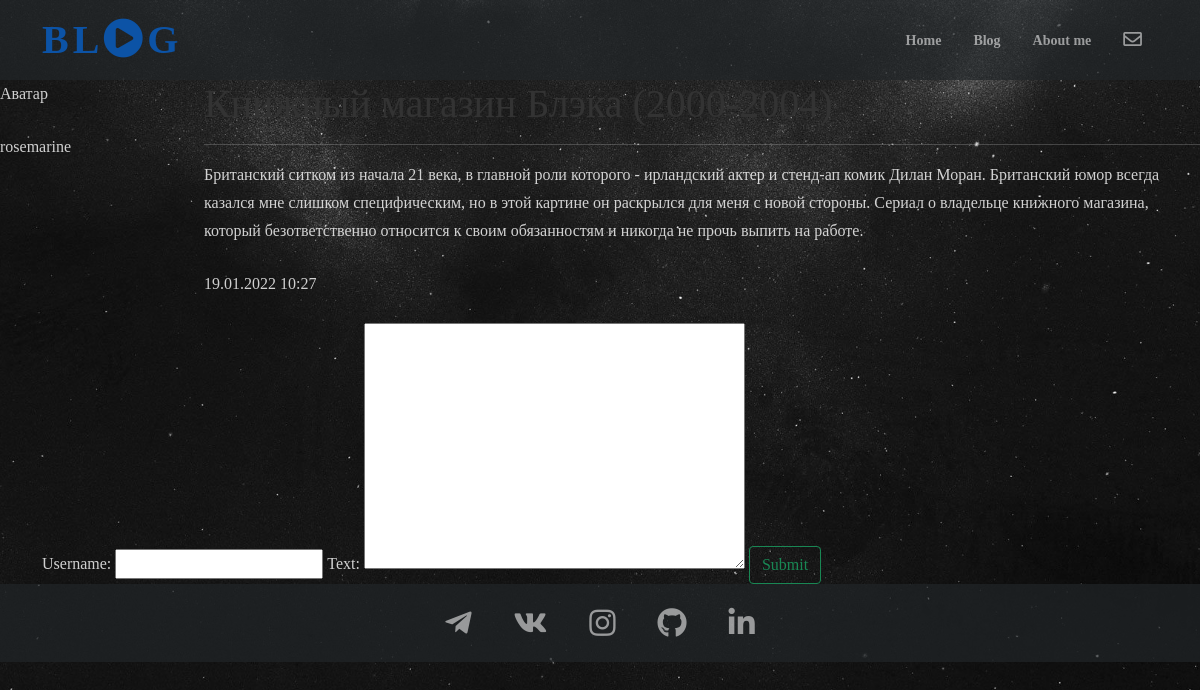
Screenshot of /post/15/ with the database file from the repository.
### snblog/models.py (models this page shows, shortened)
class Post(models.Model):
    author = models.ForeignKey(settings.AUTH_USER_MODEL, on_delete=models.CASCADE) #поле автора, в которое попадает имя юзера, который создает пост, а также способ удаления поста
    title = models.CharField(max_length=150) #поле названия поста с ограничением в 150 символов
    text = models.TextField() #поле текста
    created = models.DateTimeField(default=timezone.now) #поле даты создания поста с указанием времени создания поста по текущему часовому поясу
    image = models.ImageField(upload_to="images/", null=True, blank=True)

### snblog/views.py (the view)
# urls.py: path("post/<int:pk>/", views.post, name="post_detail")
def post(request, pk):
    post = get_object_or_404(Post, pk=pk)
    comments = post.comment.filter(active=True)
    form = CommentForm
    if request.method == "POST":
        form = CommentForm(data=request.POST)
        if form.is_valid():
            comment = form.save(commit=False)
            comment.post = post
            comment.save()
    return render(request, "snblog/post_detail.html", {"post": post,
                                                       "comments": comments,
                                                       "form": form
                                                       })

### snblog/templates/snblog/post_detail.html (shortened to what this page needs)
{% extends "snblog/base.html" %}
{% block content %}
<div class="post-detail row">
    {% if post.created %}
    <div class="post-author col-2">
        <div class="avatar" id="outer">
            <div id="inner">
                <p>Аватар</p>
            </div>
        </div>
        <div class="nickname">
            <p class="nickname-author">{{post.author}}</p>
        </div>
    </div>
    <div class="post col-10">
        <div class="post-title">
            <h1 class="post-title">{{ post.title }}</h1>
        </div>
        <hr>
        <div class="post-text">
            <p>{{ post.text }}</p>
        </div>
        <div class="date">
            <p>{{post.created | date:"d"}}.{{post.created | date:"m"}}.{{post.created | date:"Y"}} {{post.created | time:"G:i"}}</p>
        </div>
    </div>
    {% endif %}
</div>
<div class="container">
    <div class="comments-form">
       <form action="" method="post"> {% csrf_token %}
            {{form}}
            <input type="submit" class="btn btn-outline-success">
       </form>
    </div>
</div>
{% endblock %}

### snblog/static/css/mainstyles.css (style rules this page uses)
html { overflow-y: overlay; height: 100%; }
body { background-position: center center; background-repeat: no-repeat; background-attachment: fixed; background-size: cover; background-color: #333333; font-family: "Bebas Neue Bold"; font-weight: 300; font-size: 16px; color: rgba(255,255,255,0.8); height: 100%; -webkit-font-smoothing: antialiased; -webkit-overflow-scrolling: touch; }
h1, h2, h3, h4, h5, h6 { font-weight: 300; color: #333; }
p { line-height: 28px; margin-bottom: 25px; }
hr { display: block; height: 1px; border: 0px; border-top: 1px solid #ccc; margin: 1em 0; padding: 0; }

### rows the page displays
Post: author "rosemarine", title "Книжный магазин Блэка (2000-2004)", text "Британский ситком из начала 21 века, в главной роли которого - ирландский актер и стенд-ап комик Дилан Моран. Британский юмор всегда казался мне слишком специфическим, но в этой картине он раскрылся для меня с новой стороны. Сериал о владельце книжного магазина, который безответственно относится к своим обязанностям и никогда не прочь выпить на работе.", created "19", created "01", created "2022", created "10:27"
